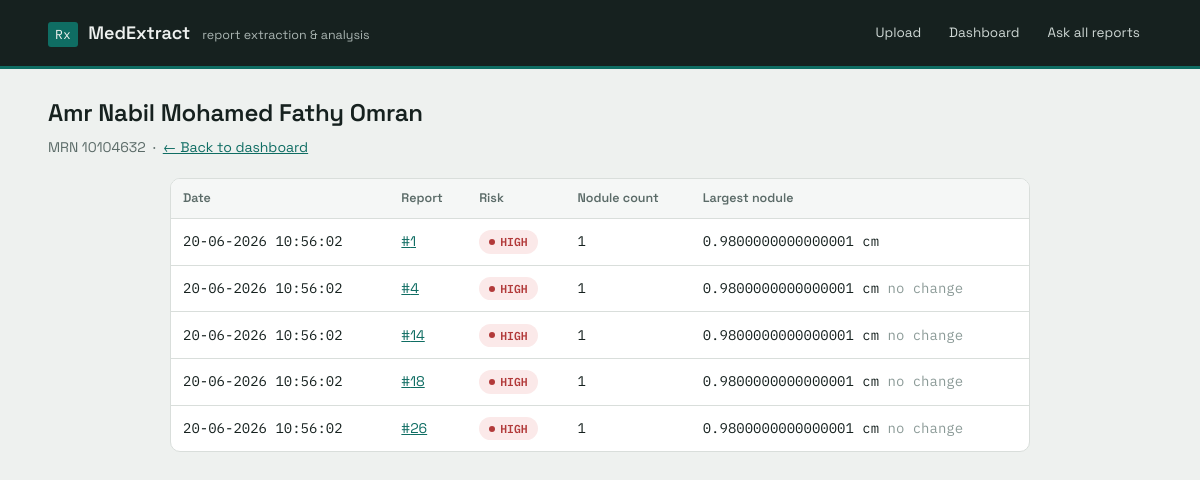
Page /trend/10104632 on the earlier database version.
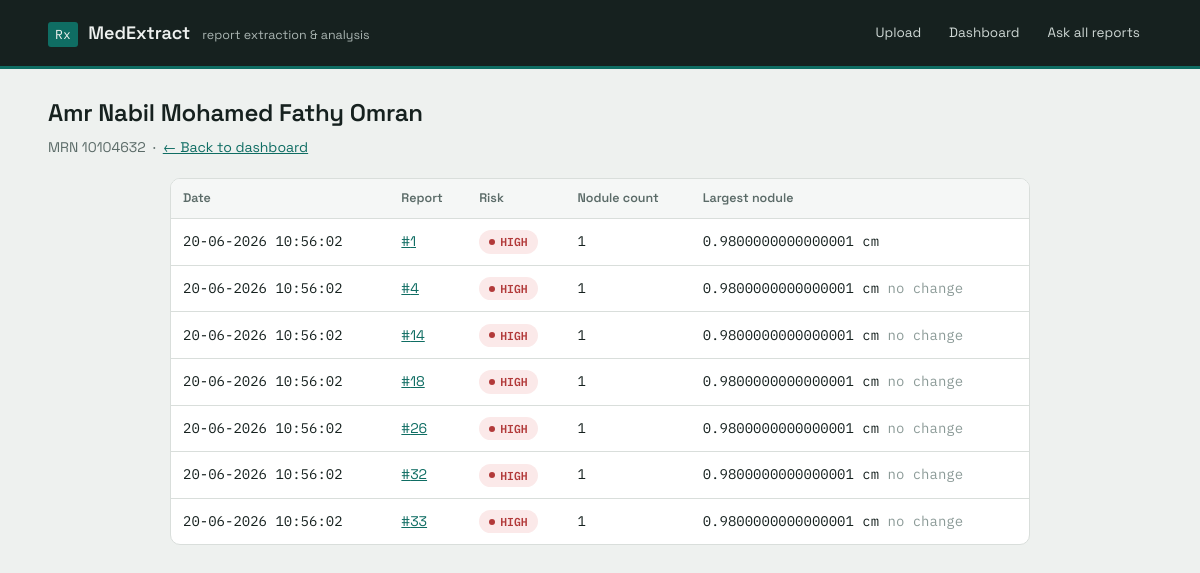
Same page on the later database version.
### tables this page shows
CREATE TABLE reports (
                id INTEGER PRIMARY KEY AUTOINCREMENT,
                original_filename TEXT,
                patient_name TEXT,
                mrn TEXT,
                age_gender TEXT,
                procedure_date TEXT,
                facility TEXT,
                extraction_method TEXT,
                ocr_confidence REAL,
                content_hash TEXT,
                report_json TEXT,
                extracted_text TEXT,
                risk_level TEXT,
                risk_flags TEXT,
                created_at TEXT
            );

### app.py (the view)
@app.route("/trend/<mrn>")
def trend(mrn):
    reports = database.get_reports_by_mrn(mrn)
    trend_rows = []
    previous_largest = None
    for row in reports:
        report_data = json.loads(row["report_json"])
        nodules = report_data.get("nodules", [])
        sizes = [
            risk_analyzer._max_dimension_cm(n.get("size", ""))
            for n in nodules
        ]
        largest = max(sizes) if sizes else 0
        change = None
        if previous_largest is not None:
            if largest > previous_largest:
                change = "up"
            elif largest < previous_largest:
                change = "down"
            else:
                change = "same"
        trend_rows.append({
            "id": row["id"],
            "procedure_date": row["procedure_date"],
            "risk_level": row["risk_level"],
            "nodule_count": len(nodules),
            "largest_nodule_size": (
                "{} cm".format(largest) if largest else None
            ),
            "change": change,
        })
        previous_largest = largest
    patient_name = reports[0]["patient_name"] if reports else None
    return render_template(
        "trend.html",
        mrn=mrn,
        patient_name=patient_name,
        reports=reports,
        trend_rows=trend_rows,
    )

### database.py (called while the page is built)
def get_connection():
    conn = sqlite3.connect(DB_PATH)
    conn.row_factory = sqlite3.Row
    return conn

def get_reports_by_mrn(mrn):
    if not mrn:
        return []
    conn = get_connection()
    try:
        rows = conn.execute(
            "SELECT * FROM reports WHERE mrn = ? ORDER BY id ASC", (mrn,)
        ).fetchall()
        return [dict(r) for r in rows]
    finally:
        conn.close()

### risk_analyzer.py (called while the page is built)
def _max_dimension_cm(size_str):
    if not size_str:
        return 0.0
    numbers = re.findall(r"[0-9]+\.?[0-9]*", size_str)
    if not numbers:
        return 0.0
    values = [float(n) for n in numbers]
    max_value = max(values)
    if "mm" in size_str.lower():
        return max_value / 10.0
    return max_value

### templates/trend.html (shortened to what this page needs)
<!DOCTYPE html>
<html lang="en">
<head>
    <link rel="stylesheet" href="{{ url_for('static', filename='css/main.css') }}">
</head>
<body>
    {% include "_nav.html" %}
    <div class="page-head">
        <h1>{{ patient_name or mrn }}</h1>
        <p>MRN <span class="data">{{ mrn }}</span> &nbsp;·&nbsp; <a href="/dashboard">&larr; Back to dashboard</a></p>
    </div>
    <div class="container container-narrow">
        <div class="card card-flush">
            <div class="table-wrapper">
                <table>
                    <tr><th>Date</th><th>Report</th><th>Risk</th><th>Nodule count</th><th>Largest nodule</th></tr>
                    {% for row in trend_rows %}
                    <tr>
                        <td class="data">{{ row.procedure_date or '—' }}</td>
                        <td><a href="/report/{{ row.id }}">#{{ row.id }}</a></td>
                        <td><span class="badge badge-{{ row.risk_level }}">{{ row.risk_level }}</span></td>
                        <td class="data">{{ row.nodule_count }}</td>
                        <td class="data">
                            {{ row.largest_nodule_size or '—' }}
                            {% if row.change == 'up' %}<span class="change-up">&uarr; increased</span>
                            {% elif row.change == 'down' %}<span class="change-down">&darr; decreased</span>
                            {% elif row.change == 'same' %}<span class="change-same">no change</span>
                            {% endif %}
                        </td>
                    </tr>
                    {% endfor %}
                </table>
            </div>
        </div>
    </div>
</body>
</html>

### templates/_nav.html (shortened to what this page needs)
<header class="topbar">
    <div class="topbar-inner">
        <a class="wordmark" href="/">
            <span class="wordmark-mark">Rx</span>
            <span class="wordmark-text">MedExtract</span>
            <span class="wordmark-tagline">report extraction &amp; analysis</span>
        </a>
        <nav class="topnav" id="topnav">
            <a href="/">Upload</a>
            <a href="/dashboard">Dashboard</a>
            <a href="/chat">Ask all reports</a>
        </nav>
    </div>
</header>

### static/css/main.css (style rules this page uses)
:root { --paper: #eef1ef; --surface: #ffffff; --surface-sunken: #f5f7f6; --ink: #16211f; --ink-muted: #5b6b68; --ink-faint: #8b9a97; --line: #d9dedb; --line-strong: #b7c0bd; --accent: #0f6d63; --accent-strong: #0a5049; --accent-tint: #e2f0ee; --risk-low: #2f7d5c; --risk-low-tint: #e4f3ec; --risk-medium: #a16a12; --risk-medium-tint: #faf0dc; --risk-high: #b23a3a; --risk-high-tint: #fbe9e9; --risk-info: #3d5a8a; --risk-info-tint: #e8edf7; --font-ui: "Space Grotesk", "Helvetica Neue", Arial, sans-serif; --font-data: "IBM Plex Mono", "SFMono-Regular", Consolas, monospace; --radius-sm: 3px; --radius-md: 8px; --radius-lg: 10px; }
* { box-sizing: border-box; }
html { -webkit-font-smoothing: antialiased; }
body { margin: 0; font-family: var(--font-ui); background: var(--paper); color: var(--ink); font-size: 15px; line-height: 1.5; }
a { color: var(--accent); }
.topbar { background: var(--ink); color: #eef1ef; border-bottom: 3px solid var(--accent); }
.topbar-inner { width: 92%; max-width: 1180px; margin: 0 auto; padding: 16px 0; display: flex; align-items: center; justify-content: space-between; gap: 20px; flex-wrap: wrap; }
.wordmark { display: flex; align-items: baseline; gap: 10px; text-decoration: none; color: inherit; }
.wordmark-mark { font-family: var(--font-data); font-size: 13px; letter-spacing: 0.02em; background: var(--accent); color: #eef1ef; padding: 3px 7px; border-radius: var(--radius-sm); }
.wordmark-text { font-family: var(--font-ui); font-weight: 600; font-size: 18px; }
.wordmark-tagline { font-size: 12.5px; color: #aab5b2; margin-left: 2px; }
.topnav { display: flex; gap: 4px; flex-wrap: wrap; }
.topnav a { color: #cfd8d5; text-decoration: none; font-size: 13.5px; padding: 7px 12px; border-radius: var(--radius-md); transition: background 0.15s ease, color 0.15s ease; }
.page-head { width: 92%; max-width: 1180px; margin: 26px auto 6px; }
.page-head h1 { margin: 0; font-size: 24px; font-weight: 600; letter-spacing: -0.01em; }
.page-head p { margin: 6px 0 0; color: var(--ink-muted); font-size: 14px; }
.container { width: 92%; max-width: 1180px; margin: 20px auto 60px; }
.container-narrow { max-width: 860px; }
.card { background: var(--surface); border: 1px solid var(--line); border-radius: var(--radius-lg); padding: 22px; margin-bottom: 18px; }
.card-flush { padding: 0; overflow: hidden; }
.table-wrapper { overflow-x: auto; }
table { width: 100%; border-collapse: collapse; }
th { text-align: left; background: var(--surface-sunken); color: var(--ink-muted); font-size: 12.5px; font-weight: 600; padding: 10px 12px; border-bottom: 1px solid var(--line); }
td { padding: 11px 12px; border-bottom: 1px solid var(--line); font-size: 14px; }
td.data, td a.data { font-family: var(--font-data); }
tr:last-child td { border-bottom: none; }
.badge { display: inline-flex; align-items: center; gap: 5px; padding: 3px 10px; border-radius: 20px; font-size: 11.5px; font-weight: 600; font-family: var(--font-data); white-space: nowrap; }
.badge::before { content: ""; width: 6px; height: 6px; border-radius: 50%; background: currentColor; }
.badge-HIGH { background: var(--risk-high-tint); color: var(--risk-high); }
.change-same { color: var(--ink-faint); }

Differences in the rows shown:
added reports: procedure_date "20-06-2026 10:56:02", id "32", risk_level "HIGH", nodule_count "1", largest_nodule_size "0.9800000000000001 cm", shows "no change"
added reports: procedure_date "20-06-2026 10:56:02", id "33", risk_level "HIGH", nodule_count "1", largest_nodule_size "0.9800000000000001 cm", shows "no change"
